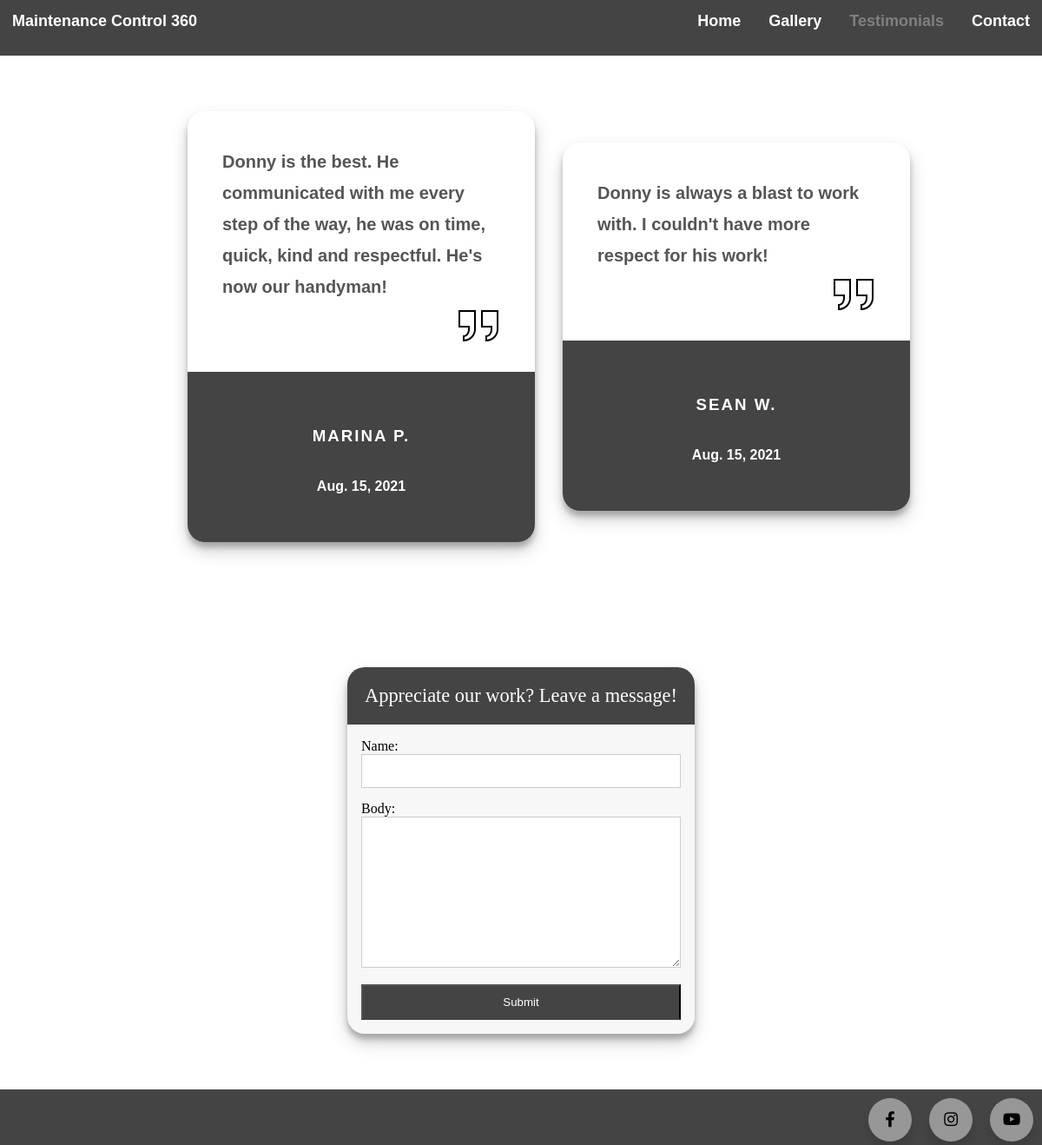
Page /testimonials/ on the committed database.
### myApp/models.py (models this page shows, shortened)
class Comment(models.Model):
  name = models.CharField(max_length=80)
  body = models.TextField()
  created_on = models.DateTimeField(auto_now_add=True)
  class Meta:
    ordering = ['created_on']

### myApp/views.py (the view)
# urls.py: path('testimonials/', views.testimonials, name = 'testimonials'),
def testimonials(request):
    comments = Comment.objects.all()
    if request.method == 'POST':
        form = CommentForm(data=request.POST)
        if form.is_valid():
            form.save()
            messages.success(request, 'Testimonial submitted successfully. Thank you for your input!')
            return render(request, 'pages/testimonials.html')
        else:
            messages.error(request, 'Invalid form submission.')
            messages.error(request, form.errors)
    else:
        comment_form = CommentForm
    context = {
        'comments': comments,
        'comment_form': comment_form,
    }
    return render(request, 'pages/testimonials.html', context)

### templates/pages/testimonials.html (shortened to what this page needs)
{% extends 'base.html' %} {% block content %}
<div id="wrapper">
  <nav class="nav-header">
    <ul class="header-list">
      <li>
        <a href="/" class="header-item">Maintenance Control 360</p>
      </li>
      <li>
        <a href="/" class="header-item">Home</a>
      </li>
      <li>
        <a href="/projects" class="header-item">Gallery</a>
      </li>
      <li>
        <a href="/testimonials" class="active">Testimonials</a>
      </li>
      <li>
        <a href="/contact" class="header-item">Contact</a>
      </li>
    </ul>
  </nav>
  <div class="testimonials-container">
    <div class="testimonials">
    {% for comment in comments %}
      <div class="testimonial">
        <div class="testimonial-body">
          <p>
            {{comment.body | linebreaks}}
          </p>
          <img src="/media/icons8-quote.png"></i>
        </div>
        <div class="testimonial-footer">
          <h3>
            {{comment.name}}
          </h3>
          <span class="text-muted">
            {{comment.created_on.date}}
          </span>
        </div>
      </div>
    {% endfor %}
    </div>
  </div>
  <div class="footer">
    <h1>
      Appreciate our work? Leave a message!
    </h1>
    <form method="post">
      {{ comment_form.as_p }}
      <button type="submit" class="submit">Submit</button>
    </form>
  </div>
  {% include 'footer.html' %}
</div>
{% endblock %}

### static/css/site.css (style rules this page uses)
* { margin: 0; padding: 0; text-decoration: none; box-sizing: border-box; }
a, a:hover, a:focus, a:active { text-decoration: none; color: inherit; }
:root { --navColor: white; --fontColor: white; --navFont: "volkhov-bold", Arial, sans-serif; --contentFont: "volkhov-bold", Arial, sans-serif; --accentColor: rgb(68, 68, 68); }
#wrapper { min-height: 100vh; }
.header-list { height: 64px; background-color: var(--accentColor); padding-inline-start: 0; text-align:right; }
.header-list li { vertical-align: middle; padding: 14px; display:inline-block; }
.header-list li:first-child { float:left; }
.header-item, .active { color: var(--navColor); font-family: var(--navFont); font-weight: bolder; font-size: large; }
.active { color: grey; }
h1 { text-align: center; }
.testimonials-container { padding: 48px 0 0 64px; line-height: 3em; font-family: var(--contentFont); font-weight: 700; top: 72px; }
.testimonials { justify-content: center; align-items: center; width: 100%; display: flex; flex-wrap: wrap; }
.testimonial { background-color: #fff; border-radius: 20px; box-shadow: 0 10px 20px rgba(0, 0, 0, 0.19), 0 6px 6px rgba(0, 0, 0, 0.23); overflow: hidden; max-width: 100%; width: 400px; margin: 16px; }
.testimonial-body { padding: 40px 40px 80px; }
.testimonial-body p { color: #555; font-size: 20px; line-height: 36px; margin: 0; }
.testimonial-body img { color: #eee; font-size: 40px; float: right; }
.testimonial-footer { background-color: var(--accentColor); color: #fff; padding: 40px; text-align: center; }
.testimonial-footer h3 { margin: 10px 0; letter-spacing: 2px; text-transform: uppercase; }
.footer { max-width: 400px; margin: 128px auto; padding: 16px; background: #F7F7F7; border-radius: 20px; box-shadow: 0 10px 20px rgba(0, 0, 0, 0.19), 0 6px 6px rgba(0, 0, 0, 0.23); overflow: hidden; }
.footer > * { font-family: 95% var(--contentFont); }
.footer h1 { background: var(--accentColor); padding: 20px 0; font-size: 140%; font-weight: 300; text-align: center; color: #fff; margin: -16px -16px 16px -16px; }
.footer input[type="text"], .footer textarea, .footer select { outline: none; box-sizing: border-box; -webkit-box-sizing: border-box; -moz-box-sizing: border-box; width: 100%; background: #fff; margin-bottom: 4%; border: 1px solid #ccc; padding: 3%; color: #555; }
.footer button { box-sizing: border-box; -webkit-box-sizing: border-box; -moz-box-sizing: border-box; width: 100%; padding: 3%; background: var(--accentColor); border-bottom: 2px solid var(--accentColor); color: #fff; }

### rows in the picture
Comment: body "Donny is the best. He communicated with me every step of the way, he was on time, quick, kind and respectful. He's now our handyman!", name "MARINA P.", created_on "Aug. 15, 2021"
Comment: body "Donny is always a blast to work with. I couldn't have more respect for his work!", name "SEAN W.", created_on "Aug. 15, 2021"
